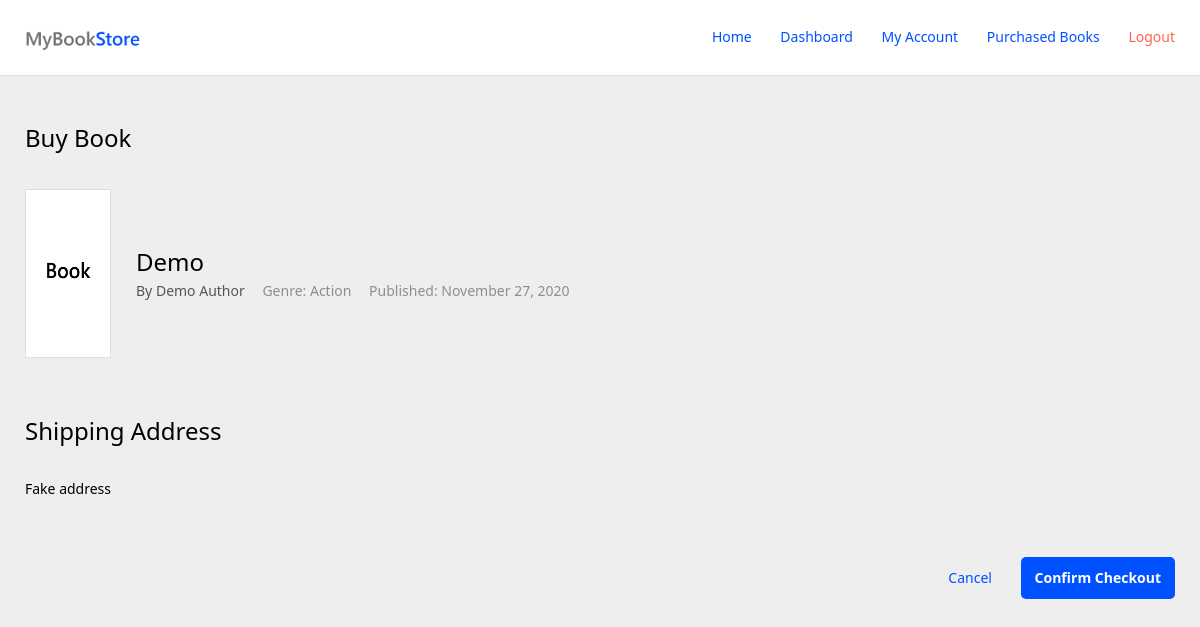
Screenshot of /checkout.php?buy-single&book-id=1 (signed in) with the database file from the repository.
### tables this page shows
CREATE TABLE `books` (
  `id` int(1) UNSIGNED NOT NULL,
  `booksGenreID` int(1) UNSIGNED NOT NULL,
  `bookThumbnail` text NOT NULL DEFAULT 'thumb.jpg',
  `bookName` char(150) NOT NULL,
  `bookAuthor` char(65) NOT NULL,
  `bookPublishedOn` date DEFAULT NULL,
  `bookPrice` decimal(15,2) NOT NULL DEFAULT 0.00,
  `bookDescription` text NOT NULL,
  `bookStockCount` int(1) UNSIGNED NOT NULL,
  `bookAddedAt` datetime NOT NULL,
  `bookAddedBy` int(1) UNSIGNED NOT NULL
);

CREATE TABLE `booksgenre` (
  `id` int(1) UNSIGNED NOT NULL,
  `genreName` char(65) NOT NULL,
  `genreDescription` text NOT NULL,
  `genreAddedAt` datetime DEFAULT NULL,
  `genreAddedBy` int(1) UNSIGNED NOT NULL
);

CREATE TABLE `addressbook` (
  `id` int(1) UNSIGNED NOT NULL,
  `userID` int(1) UNSIGNED NOT NULL,
  `address` text NOT NULL,
  `addedAt` datetime DEFAULT NULL
);

### inc/class-database.php (called while the page is built, shortened)
<?php
class Database {
    private $dbhost = "localhost";
    private $dbname = "bookstore";
    private $dbuser = "root";
    private $dbpass = "";
    private $dbchar = "utf8";
    public function connect() {
        try {
            $this->connection = new PDO("mysql:host=$this->dbhost; dbname=$this->dbname; charset=$this->dbchar", $this->dbuser, $this->dbpass);
            $this->connection->setAttribute(PDO::ATTR_ERRMODE, PDO::ERRMODE_EXCEPTION);
            return $this->connection;
        }
        catch(PDOException $error) {
            die('Error: ' . $error->getMessage());
        }
    }
}
?>

### inc/class-user.php (called while the page is built, shortened)
<?php
class User {
    private $db_table = "users";
    private $database_connection;
    public $id;
    public $username;
    public function __construct($database_connection) {
        $this->database_connection = $database_connection;
    }
    public function getUserRole() {
        try {
            $query = "SELECT userRole FROM $this->db_table WHERE id = :id";
            $statement = $this->database_connection->prepare($query);
            $statement->bindParam(':id', $this->id, PDO::PARAM_INT);
            $statement->execute();
            $result = $statement->fetch(PDO::FETCH_ASSOC);
            if(is_array($result)) {
                if(count($result) > 0) {
                    return $result["userRole"];
                }
                else {
                    return null;
                }
            }
            else {
                return null;
            }
        }
        catch(PDOException $error) {
            die('Error: ' . $error->getMessage());
        }
    }
    public function getUserID() {
        try {
            $query = "SELECT id FROM $this->db_table WHERE username = :username";
            $statement = $this->database_connection->prepare($query);
            $statement->bindParam(':username', $this->username, PDO::PARAM_STR);
            $statement->execute();
            $result = $statement->fetch(PDO::FETCH_ASSOC);
            if(is_array($result)) {
                if(count($result) > 0) {
                    return $result["id"];
                }
                else {
                    return null;
                }
            }
            else {
                return null;
            }
        }
        catch(PDOException $error) {
            die('Error: ' . $error->getMessage());
        }
    }
}
?>

### inc/class-book.php (called while the page is built, shortened)
<?php
class Book {
    private $db_table = "books";
    private $db_table_genre = "booksgenre";
    private $database_connection;
    public $id;
    public function __construct($database_connection) {
        $this->database_connection = $database_connection;
    }
    public function getBookDetails() {
        try {
            $query = "SELECT * FROM $this->db_table WHERE id = :id";
            $statement = $this->database_connection->prepare($query);
            $statement->bindParam(':id', $this->id, PDO::PARAM_INT);
            $statement->execute();
            return $statement;
        }
        catch(PDOException $error) {
            die('Error: ' . $error->getMessage());
        }
    }
    public function getBookGenreID() {
        try {
            $query = "SELECT booksGenreID FROM $this->db_table WHERE id = :id";
            $statement = $this->database_connection->prepare($query);
            $statement->bindParam(':id', $this->id, PDO::PARAM_INT);
            $statement->execute();
            $result = $statement->fetch(PDO::FETCH_ASSOC);
            if(is_array($result)) {
                if(count($result) > 0) {
                    return $result["booksGenreID"];
                }
                else {
                    return null;
                }
            }
            else {
                return null;
            }
        }
        catch(PDOException $error) {
            die('Error: ' . $error->getMessage());
        }
    }
    public function getBookGenre() {
        try {
            $bookGenreID = $this->getBookGenreID();
            $query = "SELECT genreName FROM $this->db_table_genre WHERE id = :id";
            $statement = $this->database_connection->prepare($query);
            $statement->bindParam(':id', $bookGenreID, PDO::PARAM_INT);
            $statement->execute();
            $result = $statement->fetch(PDO::FETCH_ASSOC);
            if(is_array($result)) {
                if(count($result) > 0) {
                    return $result["genreName"];
                }
                else {
                    return null;
                }
            }
            else {
                return null;
            }
        }
        catch(PDOException $error) {
            die('Error: ' . $error->getMessage());
        }
    }
}
?>

### inc/class-address.php (called while the page is built, shortened)
<?php
class Address {
    private $db_table = "addressbook";
    private $database_connection;
    public $userID;
    public function __construct($database_connection) {
        $this->database_connection = $database_connection;
    }
    public function isAddressExist() {
        try {
            $query = "SELECT COUNT(id) FROM $this->db_table WHERE userID = :userID";
            $statement = $this->database_connection->prepare($query);
            $statement->bindParam(':userID', $this->userID, PDO::PARAM_INT);
            $statement->execute();
            $result = $statement->fetchColumn();
            if($result > 0) {
                return true;
            }
            else {
                return false;
            }
        }
        catch(PDOException $error) {
            die('Error: ' . $error->getMessage());
        }
    }
    public function getAddress() {
        try {
            $query = "SELECT address FROM $this->db_table WHERE userID = :userID";
            $statement = $this->database_connection->prepare($query);
            $statement->bindParam(':userID', $this->userID, PDO::PARAM_INT);
            $statement->execute();
            $result = $statement->fetch(PDO::FETCH_ASSOC);
            if(is_array($result)) {
                if(count($result) > 0) {
                    return $result["address"];
                }
                else {
                    return null;
                }
            }
            else {
                return null;
            }
        }
        catch(PDOException $error) {
            die('Error: ' . $error->getMessage());
        }
    }
}
?>

### checkout.php (the view, shortened to what this page needs)
<?php
$loggedIn = true;
$Database = new Database();
$User = new User($Database->connect());
$Book = new Book($Database->connect());
$Address = new Address($Database->connect());
$User->username = $_COOKIE["username"];
$userID = $User->getUserID();
$addressID = 0;
$Address->userID = $userID;
$address = $Address->getAddress();
$addressExist = $Address->isAddressExist();
$bookID = $_GET["book-id"];
$Book->id = $bookID;
$singleBuyBook = $Book->getBookDetails();
$User->id = $userID;
$userRole = $User->getUserRole();
?>
<!DOCTYPE html>
<html lang="en">
<head>
    <link rel="stylesheet" href="assets/css/reset.css?<?php echo mt_rand(999,99999); ?>"/>
    <link rel="stylesheet" href="assets/css/style.css?<?php echo mt_rand(999,99999); ?>"/>
</head>
<body>
    <header id="header" class="header">
        <div class="inner-wrapper">
            <div class="side"><img src="assets/images/MyBookStore.png" alt="Logo" class="logo" /></div>
            <div class="side">
                <ul class="header-menu">
                    <li class="menu"><a href="index.php">Home</a></li>
                    <?php
                    if($loggedIn && $userRole == "admin") {
                    ?>
                    <li class="menu"><a href="dashboard.php">Dashboard</a></li>
                    <?php
                    }
                    ?>
                    <?php
                        if($loggedIn) {
                    ?>
                    <li class="menu"><a href="myaccount.php">My Account</a></li>
                    <li class="menu"><a href="purchased-books.php">Purchased Books</a></li>
                    <li class="menu"><a class="color-tomato" href="logout.php">Logout</a></li>
                    <?php
                        }
                        else {
                    ?>
                    <li class="menu"><a href="login.php">Login</a></li>
                    <li class="menu"><a class="color-tomato" href="register.php">Create an Account</a></li>
                    <?php
                        }
                    ?>
                </ul>
            </div>
        </div>
    </header>
    <div id="scroll-body" class="body">
        <div class="list-section">
            <h2 class="list-title">Buy Book</h2>
            <div class="list-container">
                <ul class="book-lists">
                    <?php
                        while($row = $singleBuyBook->fetch(PDO::FETCH_ASSOC)) {
                            extract($row);
                            $Book->id = $id;
                            $bookGenre = $Book->getBookGenre();
                    ?>
                    <li class="list">
                        <div class="left">
                            <img class="thumbnail" src="uploads/thumbnails/<?php echo $bookThumbnail; ?>" alt=""/>
                        </div>
                        <div class="right">
                            <div class="book-title"><?php echo $bookName; ?></div>
                            <div class="book-author">By <?php echo $bookAuthor; ?> <div class="book-genre">Genre: <?php echo $bookGenre; ?></div> <div class="book-published">Published: <?php echo Date("F j, Y", strtotime($bookPublishedOn)); ?></div></div>
                        </div>
                    </li>
                    <?php
                        }
                    ?>
                </ul>
            </div>
        </div>
        <div class="list-section">
            <h2 class="list-title">Shipping Address</h2>
            <div class="list-container">
                <ul class="book-lists">
                    <?php
                        if(!$addressExist) {
                    ?>
                    <li class="list no-list">You have not saved any address yet.</li>
                    <?php
                        }
                        else {
                            $addressID = 1;
                    ?>
                    <li class="list"><?php echo $address; ?></li>
                    <?php
                        }
                    ?>
                </ul>
            </div>
        </div>
        <div class="list-section">
            <div class="checkout-buttons">
                <a class="button" href="index.php">Cancel</a>
                <a href="?checkout-single&book-id=<?php echo $bookID; ?>&user-id=<?php echo $userID; ?>&address-id=<?php echo $addressID; ?>" class="button confirm-checkout">Confirm Checkout</a>
            </div>
        </div>
    </div>
</body>
</html>

### assets/css/style.css (style rules this page uses)
* { -webkit-box-sizing: border-box; -moz-box-sizing: border-box; box-sizing: border-box; }
body { min-width: 800px; background: #eeeeee; color: #000000; font-size: 14px; }
a { color: #0051ff; text-decoration: none; }
body, input, button, ul, li { font-family: 'Segoe UI', Tahoma, Geneva, Verdana, sans-serif; }
.color-tomato { color: #ff6347; }
.header { width: 100%; height: auto; background: #ffffff; color: #000000; border-bottom: 1px solid #dddddd; padding: 25px; top: 0; position: fixed; z-index: 1000; }
.header > .inner-wrapper { display: -webkit-flex; display: flex; -webkit-justify-content: space-between; -moz-justify-content: space-between; justify-content: space-between; -webkit-align-items: center; -moz-align-items: center; align-items: center; }
.header > .inner-wrapper .side { display: -webkit-flex; display: flex; -webkit-align-items: center; -moz-align-items: center; align-items: center; }
.body { position: relative; display: block; padding: 25px; z-index: 500; margin-top: 76px; }
.list-section { display: block; margin-bottom: 50px; margin-top: 25px; }
.list-section > h2.list-title { font-size: 24px; font-weight: normal; }
.list-section .list-container { margin-top: 14px; }
.list-section .list-container .book-lists .list { display: -webkit-flex; display: flex; -webkit-justify-content: space-between; -moz-justify-content: space-between; justify-content: space-between; -webkit-align-items: center; -moz-align-items: center; align-items: center; border-bottom: 1px solid #ddd; padding: 25px 0; }
.list-section .list-container .book-lists .list:nth-last-child(1) { border-bottom: 0; padding-bottom: 11px; }
.list-section .list-container .book-lists .list .left { width: 95px; height: 169px; border: 1px solid #dddd; overflow: hidden; }
.list-section .list-container .book-lists .list .thumbnail { background-image: cover; width: 100%; height: 100%; }
.list-section .list-container .book-lists .list .right { width: 100%; margin-left: 25px; }
.list-section .list-container .book-lists .list .right .book-title { font-size: 24px; display: block; }
.list-section .list-container .book-lists .list .right .book-author, .list-section .list-container .book-lists .list .right .book-published { color: #555555; margin-top: 5px; }
.list-section .list-container .book-lists .list .right .book-author { color: #555555; }
.list-section .list-container .book-lists .list .right .book-published { display: inline-block; margin-left: 14px; color: #8e8e8e; }
.list-section .list-container .book-lists .list .right .book-genre { display: inline-block; margin-left: 14px; color: #8e8e8e; }
.header-menu .menu { display: inline-block; margin-right: 25px; }
.header-menu .menu:nth-last-child(1) { margin-right: 0; }
.logo { max-width: 115px; height: auto; vertical-align: middle; line-height: 0; }
.checkout-buttons { text-align: right; }
.checkout-buttons > .button { display: inline-block; margin-right: 25px; }
.checkout-buttons > .button:nth-last-child(1) { margin-right: 0; }
.checkout-buttons > .button.confirm-checkout { background: #0051ff; color: #ffffff; text-align: center; cursor: pointer; border: 0; outline: 0; -webkit-border-radius: 5px; -moz-border-radius: 5px; border-radius: 5px; padding: 14px; font-size: 14px; font-weight: bold; }

### rows the page displays
books: bookThumbnail (picture), bookName "Demo", bookAuthor "Demo Author", booksGenreID.genreName "Action", bookPublishedOn "November 27, 2020"
addressbook: address "Fake address"
